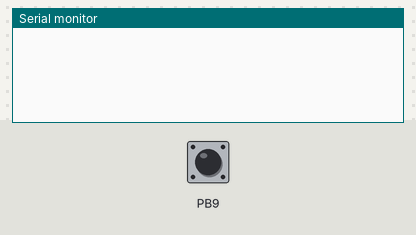
Bench run of a sketch on a simulated STM32 Blue Pill. On the bench: the last lines printed to the serial monitor. Inputs (shaded band) come from the test bench; at power-on: PB9 HIGH.

Above: at 1.3 s.
1.4 s: PB9 pulled LOW for 0.15 s
At 1.53 s:
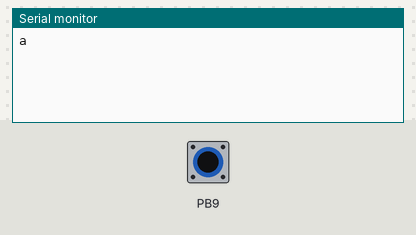
At 2.9 s:
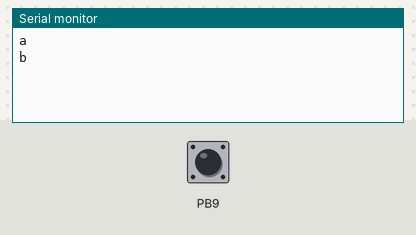

The sketch:

main.ino
```cpp
void setup()
{
  Serial.begin(9600);
  delay(100);
  pinMode(PB9,INPUT_PULLUP);
  delay(10);
}
int flag = 0;
void loop()
{
  if(digitalRead(PB9) == LOW && flag == 0)
  {
    Serial.println('a');
    delay(100);
    flag = 1;
  }
   if(digitalRead(PB9) == HIGH && flag == 1)
  {
    Serial.println('b');
    delay(100);
    flag = 0;
  }
}
```

Measured:
- after the input at 1.4 s, the serial monitor: prints a new line at once (image 1)
